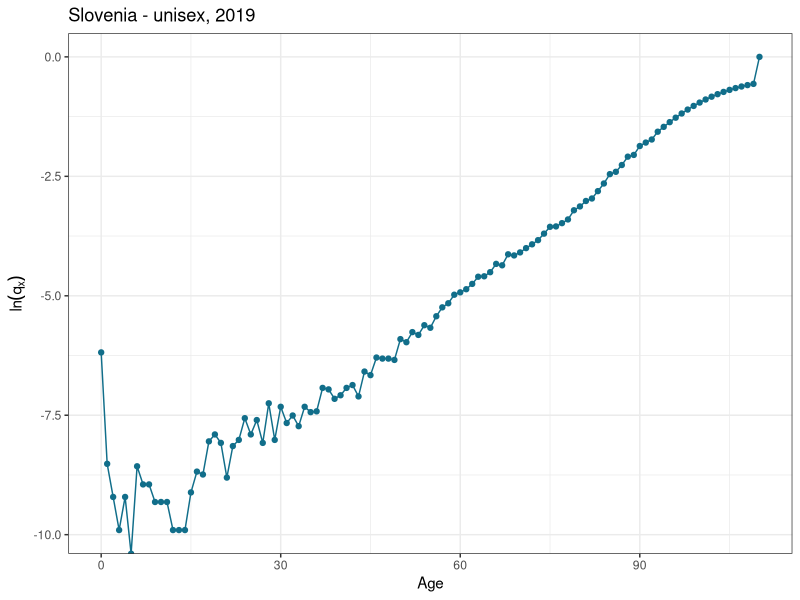
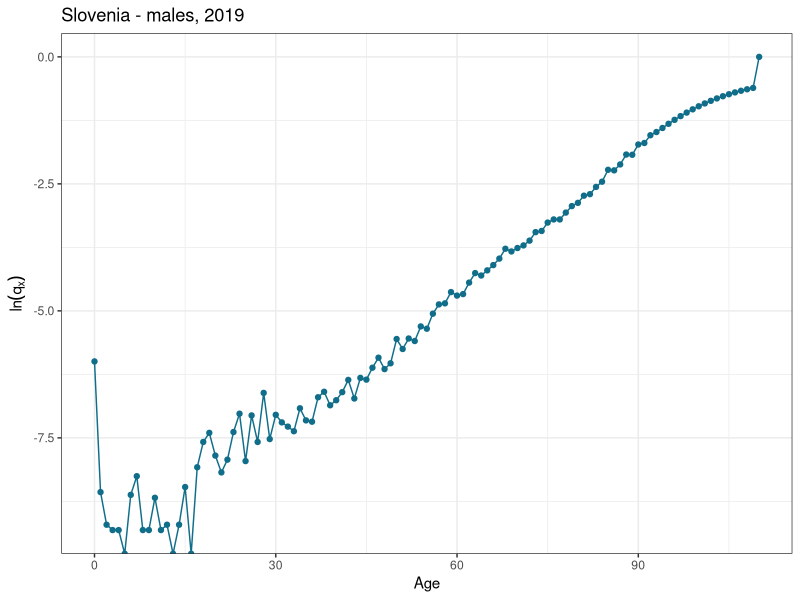
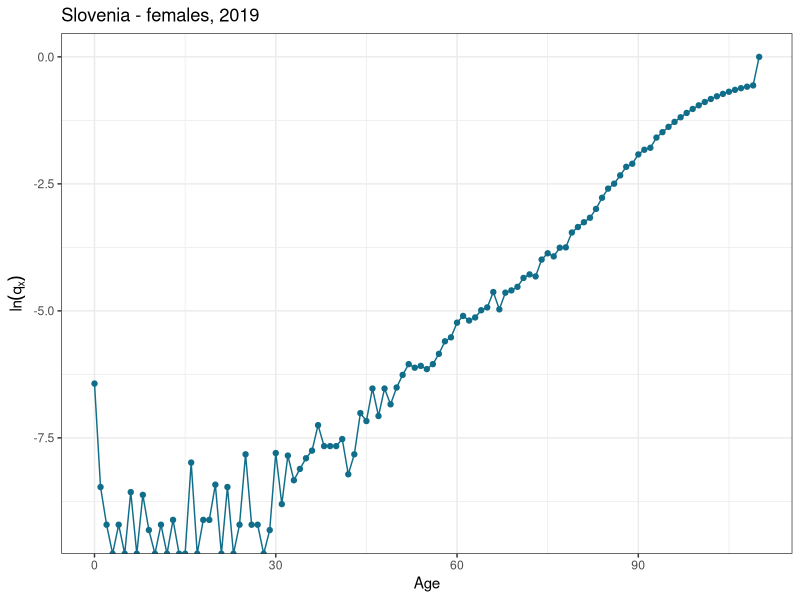

Here is the R script that generated these plots, in order:
getwd()
setwd( "C:/Users/aname/OneDrive/Documents/KU Leuven/Magisterij/SEMESTER 2/ALIM/Assignment")

install.packages("tidyverse")
library(tidyverse)
library(data.table)

# uploading the data
Slovenia_unisex = as.data.table(read.table("life_table.txt",dec=".",header=TRUE))
Slovenia_males = as.data.table(read.table("males_life_table.txt",dec=".",header=TRUE))
Slovenia_females = as.data.table(read.table("females_life_table.txt",dec=".",header=TRUE))

# making all the age variables numeric
Slovenia_unisex$Age <- as.numeric(Slovenia_unisex$Age)
setnafill(Slovenia_unisex,fill=110)
Slovenia_males$Age <- as.numeric(Slovenia_males$Age)
setnafill(Slovenia_males,fill=110)
Slovenia_females$Age <- as.numeric(Slovenia_females$Age)
setnafill(Slovenia_females,fill=110)


# extracting only data from the year 2019
Slovenia_2019 = as.data.frame(Slovenia_unisex[Year == "2019",])
Slovenia_2019_males = as.data.frame(Slovenia_males[Year == "2019",])
Slovenia_2019_females = Slovenia_females[Year == "2019",]

# visualizing qx
library(ggplot2)
KULbg <- "#116E8A"

g_unisex <- ggplot(Slovenia_2019, aes(Age, log(qx))) + 
  geom_point(col = KULbg) + 
  geom_line(stat = "identity", col = KULbg) + 
  theme_bw() +
  ggtitle("Slovenia - unisex, 2019") + 
  labs(y = bquote(ln(q[x])))

g_unisex

g_male <- ggplot(Slovenia_2019_males, aes(Age, log(qx))) + 
  geom_point(col = KULbg) + 
  geom_line(stat = "identity", col = KULbg) + 
  theme_bw() +
  ggtitle("Slovenia - males, 2019") + 
  labs(y = bquote(ln(q[x])))

g_male

g_females <- 
  ggplot(Slovenia_2019_females, aes(Age, log(qx))) + 
  geom_point(col = KULbg) +
  geom_line(stat = "identity", col = KULbg, group=TRUE) + 
  theme_bw() +
  ggtitle("Slovenia - females, 2019") + 
  labs(y = bquote(ln(q[x])))

g_females


